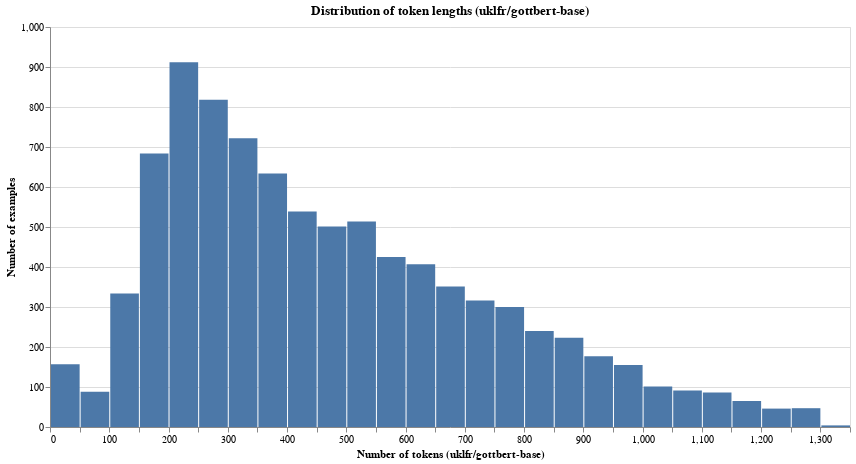

The code cell stored with this chart in its notebook:
### Code cell
token_dist_chart = (
    alt.Chart(df_filtered)
    .mark_bar()
    .encode(
        x=alt.X(
            "token_count:Q",
            bin=alt.Bin(maxbins=50),
            title="Number of tokens (uklfr/gottbert-base)"
        ),
        y=alt.Y("count()", title="Number of examples"),
        tooltip=[
            alt.Tooltip("token_count:Q", bin=True, title="Token count"),
            alt.Tooltip("count()", title="Frequency")
        ],
    )
    .properties(
        width=800,
        height=400,
        title="Distribution of token lengths (uklfr/gottbert-base)"
    )
)

token_dist_chart

### Figure 1 — Vega specification as saved in the notebook (floating-point values rounded to 4 significant figures)
{"$schema": "https://vega.github.io/schema/vega/v6.json", "data": [{"name": "source_0", "values": [{"__count": 334, "bin_maxbins_10_token_count": 0.0, "bin_maxbins_10_token_count_end": 200.0, "bin_maxbins_50_token_count": 100.0, "bin_maxbins_50_token_count_end": 150.0}, {"__count": 223, "bin_maxbins_10_token_count": 800.0, "bin_maxbins_10_token_count_end": 1000.0, "bin_maxbins_50_token_count": 850.0, "bin_maxbins_50_token_count_end": 900.0}, {"__count": 539, "bin_maxbins_10_token_count": 400.0, "bin_maxbins_10_token_count_end": 600.0, "bin_maxbins_50_token_count": 400.0, "bin_maxbins_50_token_count_end": 450.0}, {"__count": 240, "bin_maxbins_10_token_count": 800.0, "bin_maxbins_10_token_count_end": 1000.0, "bin_maxbins_50_token_count": 800.0, "bin_maxbins_50_token_count_end": 850.0}, {"__count": 722, "bin_maxbins_10_token_count": 200.0, "bin_maxbins_10_token_count_end": 400.0, "bin_maxbins_50_token_count": 300.0, "bin_maxbins_50_token_count_end": 350.0}, {"__count": 634, "bin_maxbins_10_token_count": 200.0, "bin_maxbins_10_token_count_end": 400.0, "bin_maxbins_50_token_count": 350.0, "bin_maxbins_50_token_count_end": 400.0}, {"__count": 684, "bin_maxbins_10_token_count": 0.0, "bin_maxbins_10_token_count_end": 200.0, "bin_maxbins_50_token_count": 150.0, "bin_maxbins_50_token_count_end": 200.0}, {"__count": 407, "bin_maxbins_10_token_count": 600.0, "bin_maxbins_10_token_count_end": 800.0, "bin_maxbins_50_token_count": 600.0, "bin_maxbins_50_token_count_end": 650.0}, {"__count": 501, "bin_maxbins_10_token_count": 400.0, "bin_maxbins_10_token_count_end": 600.0, "bin_maxbins_50_token_count": 450.0, "bin_maxbins_50_token_count_end": 500.0}, {"__count": 912, "bin_maxbins_10_token_count": 200.0, "bin_maxbins_10_token_count_end": 400.0, "bin_maxbins_50_token_count": 200.0, "bin_maxbins_50_token_count_end": 250.0}, {"__count": 177, "bin_maxbins_10_token_count": 800.0, "bin_maxbins_10_token_count_end": 1000.0, "bin_maxbins_50_token_count": 900.0, "bin_maxbins_50_token_count_end": 950.0}, {"__count": 86, "bin_maxbins_10_token_count": 1000.0, "bin_maxbins_10_token_count_end": 1200.0, "bin_maxbins_50_token_count": 1100.0, "bin_maxbins_50_token_count_end": 1150.0}, {"__count": 818, "bin_maxbins_10_token_count": 200.0, "bin_maxbins_10_token_count_end": 400.0, "bin_maxbins_50_token_count": 250.0, "bin_maxbins_50_token_count_end": 300.0}, {"__count": 351, "bin_maxbins_10_token_count": 600.0, "bin_maxbins_10_token_count_end": 800.0, "bin_maxbins_50_token_count": 650.0, "bin_maxbins_50_token_count_end": 700.0}, {"__count": 316, "bin_maxbins_10_token_count": 600.0, "bin_maxbins_10_token_count_end": 800.0, "bin_maxbins_50_token_count": 700.0, "bin_maxbins_50_token_count_end": 750.0}, {"__count": 300, "bin_maxbins_10_token_count": 600.0, "bin_maxbins_10_token_count_end": 800.0, "bin_maxbins_50_token_count": 750.0, "bin_maxbins_50_token_count_end": 800.0}, {"__count": 425, "bin_maxbins_10_token_count": 400.0, "bin_maxbins_10_token_count_end": 600.0, "bin_maxbins_50_token_count": 550.0, "bin_maxbins_50_token_count_end": 600.0}, {"__count": 101, "bin_maxbins_10_token_count": 1000.0, "bin_maxbins_10_token_count_end": 1200.0, "bin_maxbins_50_token_count": 1000.0, "bin_maxbins_50_token_count_end": 1050.0}, {"__count": 46, "bin_maxbins_10_token_count": 1200.0, "bin_maxbins_10_token_count_end": 1400.0, "bin_maxbins_50_token_count": 1200.0, "bin_maxbins_50_token_count_end": 1250.0}, {"__count": 514, "bin_maxbins_10_token_count": 400.0, "bin_maxbins_10_token_count_end": 600.0, "bin_maxbins_50_token_count": 500.0, "bin_maxbins_50_token_count_end": 550.0}, {"__count": 65, "bin_maxbins_10_token_count": 1000.0, "bin_maxbins_10_token_count_end": 1200.0, "bin_maxbins_50_token_count": 1150.0, "bin_maxbins_50_token_count_end": 1200.0}, {"__count": 91, "bin_maxbins_10_token_count": 1000.0, "bin_maxbins_10_token_count_end": 1200.0, "bin_maxbins_50_token_count": 1050.0, "bin_maxbins_50_token_count_end": 1100.0}, {"__count": 47, "bin_maxbins_10_token_count": 1200.0, "bin_maxbins_10_token_count_end": 1400.0, "bin_maxbins_50_token_count": 1250.0, "bin_maxbins_50_token_count_end": 1300.0}, {"__count": 88, "bin_maxbins_10_token_count": 0.0, "bin_maxbins_10_token_count_end": 200.0, "bin_maxbins_50_token_count": 50.0, "bin_maxbins_50_token_count_end": 100.0}, {"__count": 157, "bin_maxbins_10_token_count": 0.0, "bin_maxbins_10_token_count_end": 200.0, "bin_maxbins_50_token_count": 0.0, "bin_maxbins_50_token_count_end": 50.0}, {"__count": 155, "bin_maxbins_10_token_count": 800.0, "bin_maxbins_10_token_count_end": 1000.0, "bin_maxbins_50_token_count": 950.0, "bin_maxbins_50_token_count_end": 1000.0}, {"__count": 4, "bin_maxbins_10_token_count": 1200.0, "bin_maxbins_10_token_count_end": 1400.0, "bin_maxbins_50_token_count": 1300.0, "bin_maxbins_50_token_count_end": 1350.0}]}, {"name": "source_0_y_domain___count", "values": [{"min": 4, "max": 912}]}], "signals": [{"name": "bin_maxbins_50_token_count_bins", "value": {"fields": ["token_count"], "fname": "bin_token_count", "start": 0.0, "step": 50.0, "stop": 1350.0}}], "marks": [{"type": "rect", "name": "marks", "from": {"data": "source_0"}, "encode": {"update": {"y": {"field": "__count", "scale": "y"}, "x": {"field": "bin_maxbins_50_token_count_end", "scale": "x", "offset": {"signal": "0.5 + (abs(scale(\"x\", datum[\"bin_maxbins_50_token_count_end\"]) - scale(\"x\", datum[\"bin_maxbins_50_token_count\"])) < 0.25 ? 0.5 * (0.25 - (abs(scale(\"x\", datum[\"bin_maxbins_50_token_count_end\"]) - scale(\"x\", datum[\"bin_maxbins_50_token_count\"])))) : -0.5)"}}, "fill": {"value": "#4c78a8"}, "y2": {"value": 0, "scale": "y"}, "x2": {"field": "bin_maxbins_50_token_count", "scale": "x", "offset": {"signal": "0.5 + (abs(scale(\"x\", datum[\"bin_maxbins_50_token_count_end\"]) - scale(\"x\", datum[\"bin_maxbins_50_token_count\"])) < 0.25 ? -0.5 * (0.25 - (abs(scale(\"x\", datum[\"bin_maxbins_50_token_count_end\"]) - scale(\"x\", datum[\"bin_maxbins_50_token_count\"])))) : 0.5)"}}, "tooltip": {"signal": "{\"Token count\": !isValid(datum[\"bin_maxbins_10_token_count\"]) || !isFinite(+datum[\"bin_maxbins_10_token_count\"]) ? \"null\" : format(datum[\"bin_maxbins_10_token_count\"], \"\") + \" – \" + format(datum[\"bin_maxbins_10_token_count_end\"], \"\"), \"Frequency\": format(datum[\"__count\"], \"\")}"}}}, "style": ["bar"]}], "scales": [{"name": "x", "type": "linear", "domain": {"signal": "[bin_maxbins_50_token_count_bins.start, bin_maxbins_50_token_count_bins.stop]"}, "range": [0, {"signal": "width"}], "bins": {"signal": "bin_maxbins_50_token_count_bins"}, "zero": false}, {"name": "y", "type": "linear", "domain": [{"signal": "(data(\"source_0_y_domain___count\")[0] || {}).min"}, {"signal": "(data(\"source_0_y_domain___count\")[0] || {}).max"}], "range": [{"signal": "height"}, 0], "nice": true, "zero": true}], "axes": [{"scale": "y", "gridScale": "x", "maxExtent": 0, "tickCount": {"signal": "ceil(height/40)"}, "grid": true, "labels": false, "domain": false, "aria": false, "zindex": 0, "minExtent": 0, "orient": "left", "ticks": false}, {"scale": "x", "orient": "bottom", "labelOverlap": true, "tickCount": {"signal": "ceil(width/10)"}, "labelFlush": true, "zindex": 0, "grid": false, "title": "Number of tokens (uklfr/gottbert-base)"}, {"scale": "y", "zindex": 0, "labelOverlap": true, "grid": false, "title": "Number of examples", "tickCount": {"signal": "ceil(height/40)"}, "orient": "left"}], "title": {"text": "Distribution of token lengths (uklfr/gottbert-base)", "frame": "group"}, "height": 400, "padding": 5, "width": 800, "style": "cell", "background": "white"}
